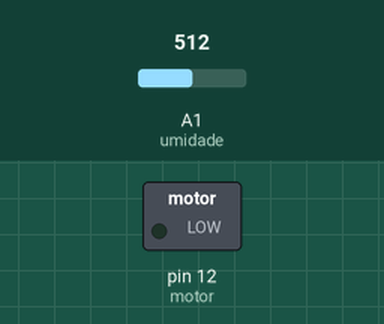
This sketch was run on a simulated Arduino Uno, built with avr-gcc and run on an emulated ATmega328P. On the bench: switched loads named in the sketch (green lamp = pin HIGH). The inputs (shaded band) are chosen by the test bench; at power-on: A1 (umidade) = 512.

Above: at 1.2 s.
1.3 s: A1 (umidade) set to 215
2.8 s: A1 (umidade) set to 181
At 4.0 s:
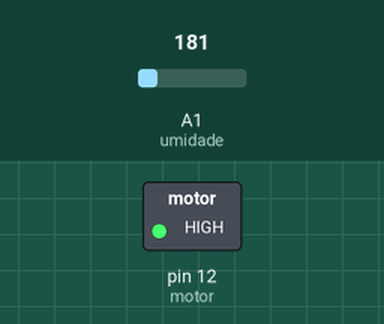
4.3 s: A1 (umidade) set to 210
At 5.4 s:
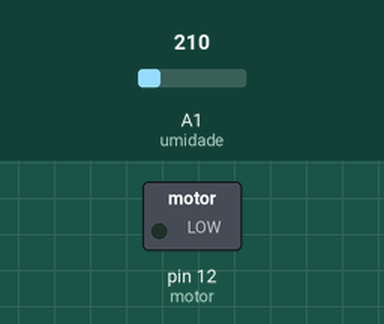
5.8 s: A1 (umidade) set to 190
At 6.6 s:
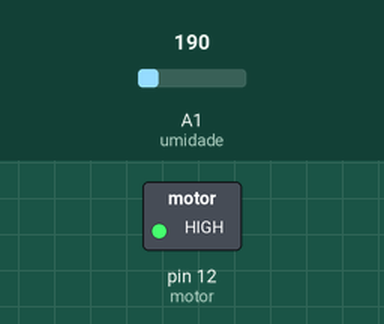
Timing chart, 0 to 8.3 s (numbered marks = the images above; inputs shaded):
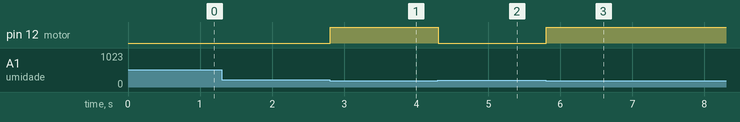

Measured:
- the behaviour switches between 200 and 199 on A1 (umidade) (found by bisection; images 0 and 1)
- after the input at 1.3 s, every drawn part: stays the same
- after the input at 2.8 s, pin 12 (motor): LOW → HIGH at once
- after the input at 4.3 s, pin 12 (motor): HIGH → LOW at once
- after the input at 5.8 s, pin 12 (motor): LOW → HIGH at once

The sketch:

Sistema-de-Irriga__o-sensor_de_umidade.ino
```cpp
//Circuito de irrigação automático para microcontrolador

int umidade = A1;
int motor = 12;

void setup() {
pinMode(umidade, INPUT); // Declara o pino A1 como Entrada do sinal analógico
pinMode(motor, OUTPUT); // Declara o pino 12 como Saída do sinal digital
Serial.begin(9600);
}

void loop() {
umidade = analogRead(A1);

  //Se a umidade estiver abaixo de 200 -> liga o motor e LED.
if (umidade < 200) {
  digitalWrite(motor, HIGH);
}

else {
 digitalWrite(motor, LOW);
}
  delay(100);
}
```
